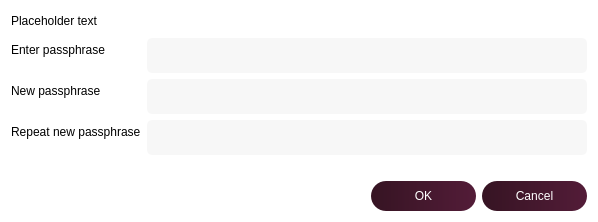
<?xml version="1.0" encoding="UTF-8"?>
<ui version="4.0">
 <class>AskPassphraseDialog</class>
 <widget class="QDialog" name="AskPassphraseDialog">
  <property name="geometry">
   <rect>
    <x>0</x>
    <y>0</y>
    <width>598</width>
    <height>222</height>
   </rect>
  </property>
  <property name="sizePolicy">
   <sizepolicy hsizetype="Preferred" vsizetype="Minimum">
    <horstretch>0</horstretch>
    <verstretch>0</verstretch>
   </sizepolicy>
  </property>
  <property name="minimumSize">
   <size>
    <width>550</width>
    <height>0</height>
   </size>
  </property>
  <property name="windowTitle">
   <string>Passphrase Dialog</string>
  </property>
  <property name="styleSheet">
   <string notr="true">background-color:white;</string>
  </property>
  <layout class="QVBoxLayout" name="verticalLayout">
   <property name="sizeConstraint">
    <enum>QLayout::SetMinimumSize</enum>
   </property>
   <item>
    <widget class="QLabel" name="warningLabel">
     <property name="text">
      <string notr="true">Placeholder text</string>
     </property>
     <property name="textFormat">
      <enum>Qt::RichText</enum>
     </property>
     <property name="wordWrap">
      <bool>true</bool>
     </property>
    </widget>
   </item>
   <item>
    <layout class="QFormLayout" name="formLayout">
     <property name="sizeConstraint">
      <enum>QLayout::SetMinimumSize</enum>
     </property>
     <property name="fieldGrowthPolicy">
      <enum>QFormLayout::AllNonFixedFieldsGrow</enum>
     </property>
     <item row="0" column="0">
      <widget class="QLabel" name="passLabel1">
       <property name="text">
        <string>Enter passphrase</string>
       </property>
      </widget>
     </item>
     <item row="0" column="1">
      <widget class="QLineEdit" name="passEdit1">
       <property name="styleSheet">
        <string notr="true">background-color:rgba(247, 247, 247, 250);
height: 35px;
border-radius:5px;
border-style:solid;
border-color:gray;
border-width:thin;</string>
       </property>
       <property name="echoMode">
        <enum>QLineEdit::Password</enum>
       </property>
      </widget>
     </item>
     <item row="1" column="0">
      <widget class="QLabel" name="passLabel2">
       <property name="text">
        <string>New passphrase</string>
       </property>
      </widget>
     </item>
     <item row="1" column="1">
      <widget class="QLineEdit" name="passEdit2">
       <property name="styleSheet">
        <string notr="true">background-color:rgba(247, 247, 247, 250);
height: 35px;
border-radius:5px;
border-style:solid;
border-color:gray;
border-width:thin;</string>
       </property>
       <property name="echoMode">
        <enum>QLineEdit::Password</enum>
       </property>
      </widget>
     </item>
     <item row="2" column="0">
      <widget class="QLabel" name="passLabel3">
       <property name="text">
        <string>Repeat new passphrase</string>
       </property>
      </widget>
     </item>
     <item row="2" column="1">
      <widget class="QLineEdit" name="passEdit3">
       <property name="styleSheet">
        <string notr="true">background-color:rgba(247, 247, 247, 250);
height: 35px;
border-radius:5px;
border-style:solid;
border-color:gray;
border-width:thin;</string>
       </property>
       <property name="echoMode">
        <enum>QLineEdit::Password</enum>
       </property>
      </widget>
     </item>
     <item row="3" column="1">
      <widget class="QLabel" name="capsLabel">
       <property name="font">
        <font>
         <weight>75</weight>
         <bold>true</bold>
        </font>
       </property>
       <property name="text">
        <string/>
       </property>
       <property name="alignment">
        <set>Qt::AlignCenter</set>
       </property>
      </widget>
     </item>
    </layout>
   </item>
   <item>
    <widget class="QDialogButtonBox" name="buttonBox">
     <property name="styleSheet">
      <string notr="true">background: QLinearGradient(x1: 0, y1: 0, x2: 1, y2: 0, stop: 0 #361423, stop: 1 #531c38);
color: white;
border-radius:15px;
height:30px;
width:105px;</string>
     </property>
     <property name="orientation">
      <enum>Qt::Horizontal</enum>
     </property>
     <property name="standardButtons">
      <set>QDialogButtonBox::Cancel|QDialogButtonBox::Ok</set>
     </property>
    </widget>
   </item>
  </layout>
 </widget>
 <resources/>
 <connections>
  <connection>
   <sender>buttonBox</sender>
   <signal>accepted()</signal>
   <receiver>AskPassphraseDialog</receiver>
   <slot>accept()</slot>
   <hints>
    <hint type="sourcelabel">
     <x>20</x>
     <y>20</y>
    </hint>
    <hint type="destinationlabel">
     <x>20</x>
     <y>20</y>
    </hint>
   </hints>
  </connection>
  <connection>
   <sender>buttonBox</sender>
   <signal>rejected()</signal>
   <receiver>AskPassphraseDialog</receiver>
   <slot>reject()</slot>
   <hints>
    <hint type="sourcelabel">
     <x>20</x>
     <y>20</y>
    </hint>
    <hint type="destinationlabel">
     <x>20</x>
     <y>20</y>
    </hint>
   </hints>
  </connection>
 </connections>
</ui>
